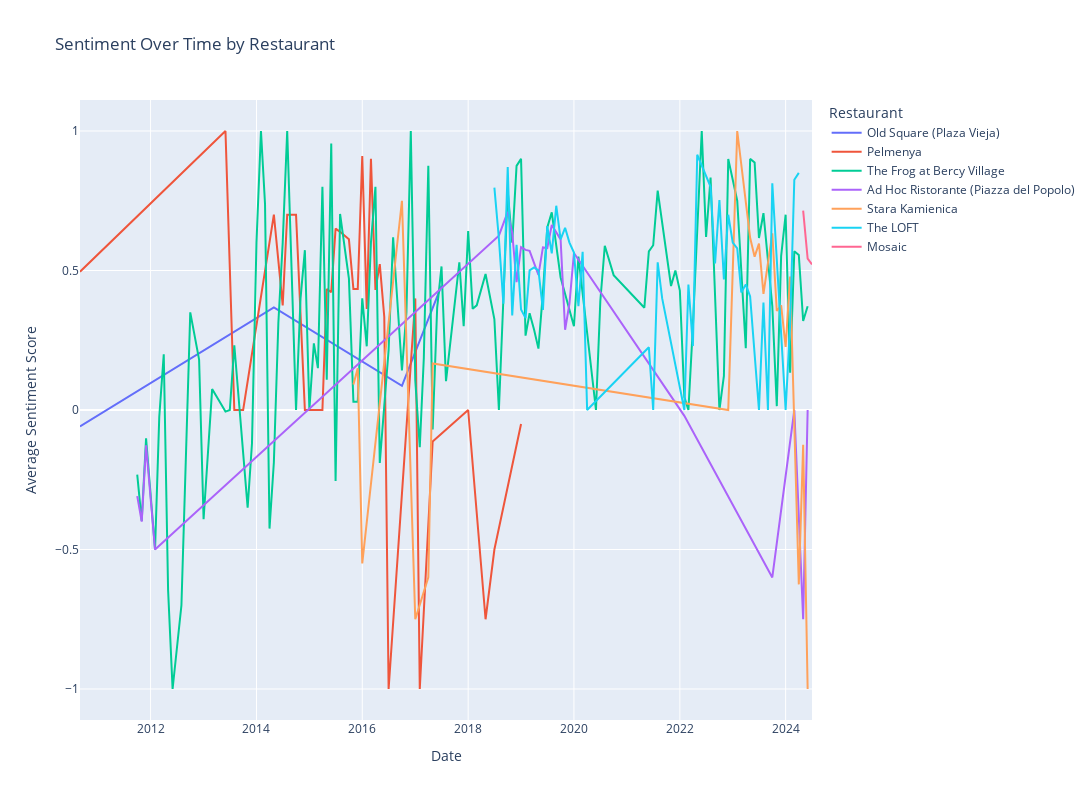

Notebook cell for this chart:
### Markdown cell above
Is review sentiment changing over time?  Does this depend on the restaurant?

### Code cell
import re

# Remove letters and numbers but not spaces
df['Review Date'] = df['Review Date'].astype(str).apply(lambda x: re.sub(r'[^A-Za-z0-9\s]', '', x).strip())
df['Review Date_DT'] = pd.to_datetime(df['Review Date'], format='%b %Y', errors='coerce')

# Aggregate by date and restaurant to get average sentiment scores
aggregated_data = df.groupby(['Restaurant Name', 'Review Date_DT'])['calc_sentiment'].mean().reset_index()

aggregated_data.sort_values(by='Review Date_DT', inplace=True)

# Create a line plot with one line per restaurant
fig = px.line(aggregated_data, x='Review Date_DT', y='calc_sentiment', color='Restaurant Name', title='Sentiment Over Time by Restaurant')

# Update the layout to increase the figure size and set axis titles
fig.update_layout(
    width=1200,
    height=800,
    xaxis_title='Date',
    yaxis_title='Average Sentiment Score',
    legend_title='Restaurant'
)

fig.show()
